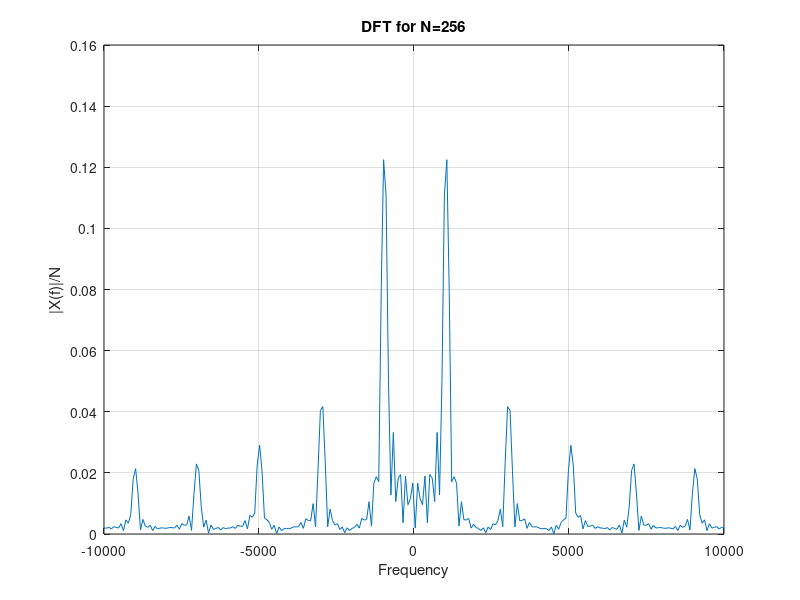

Here is the MATLAB script that generated this plot:
F = 1000;
Fs = 20000;
T = 0:1/Fs:5/1000;
x=0.5*(square(2*pi*F*T));
stem(T,x);
title('Square wave with peak-to-peak magnitude 1')
xlabel('time(s)')
ylabel('Magnitude')
grid on
%%
F = 1000;
Fs = 20000;
T = 0:1/Fs:5/1000;
x=0.5*(square(2*pi*F*T));
n=256;
y=fft(x,n);
y=fftshift(y);
m = abs(y)/n;
f1 = -Fs/2:Fs/(n-1):Fs/2;
plot(f1,m)
title('DFT for N=256')
xlabel('Frequency')
ylabel('|X(f)|/N')
grid on